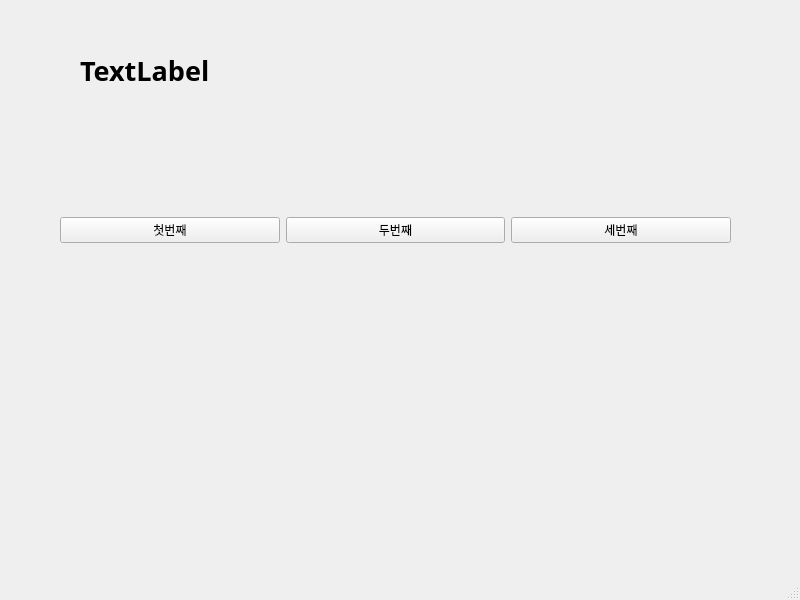
<?xml version="1.0" encoding="UTF-8"?>
<ui version="4.0">
 <class>MainWindow</class>
 <widget class="QMainWindow" name="MainWindow">
  <property name="geometry">
   <rect>
    <x>0</x>
    <y>0</y>
    <width>800</width>
    <height>600</height>
   </rect>
  </property>
  <property name="windowTitle">
   <string>MainWindow</string>
  </property>
  <widget class="QWidget" name="centralwidget">
   <widget class="QWidget" name="horizontalLayoutWidget">
    <property name="geometry">
     <rect>
      <x>60</x>
      <y>170</y>
      <width>671</width>
      <height>121</height>
     </rect>
    </property>
    <layout class="QHBoxLayout" name="horizontalLayout">
     <item>
      <widget class="QPushButton" name="pushButton_3">
       <property name="text">
        <string>첫번째</string>
       </property>
      </widget>
     </item>
     <item>
      <widget class="QPushButton" name="pushButton_2">
       <property name="text">
        <string>두번째</string>
       </property>
      </widget>
     </item>
     <item>
      <widget class="QPushButton" name="pushButton">
       <property name="text">
        <string>세번째</string>
       </property>
      </widget>
     </item>
    </layout>
   </widget>
   <widget class="QLabel" name="label">
    <property name="geometry">
     <rect>
      <x>80</x>
      <y>40</y>
      <width>641</width>
      <height>61</height>
     </rect>
    </property>
    <property name="font">
     <font>
      <family>맑은 고딕</family>
      <pointsize>20</pointsize>
      <weight>75</weight>
      <bold>true</bold>
     </font>
    </property>
    <property name="text">
     <string>TextLabel</string>
    </property>
   </widget>
  </widget>
  <widget class="QMenuBar" name="menubar">
   <property name="geometry">
    <rect>
     <x>0</x>
     <y>0</y>
     <width>800</width>
     <height>21</height>
    </rect>
   </property>
  </widget>
  <widget class="QStatusBar" name="statusbar"/>
 </widget>
 <resources/>
 <connections>
  <connection>
   <sender>pushButton_3</sender>
   <signal>clicked()</signal>
   <receiver>MainWindow</receiver>
   <slot>firstClick()</slot>
   <hints>
    <hint type="sourcelabel">
     <x>132</x>
     <y>248</y>
    </hint>
    <hint type="destinationlabel">
     <x>173</x>
     <y>287</y>
    </hint>
   </hints>
  </connection>
  <connection>
   <sender>pushButton_2</sender>
   <signal>clicked()</signal>
   <receiver>MainWindow</receiver>
   <slot>secondClick()</slot>
   <hints>
    <hint type="sourcelabel">
     <x>344</x>
     <y>255</y>
    </hint>
    <hint type="destinationlabel">
     <x>392</x>
     <y>292</y>
    </hint>
   </hints>
  </connection>
  <connection>
   <sender>pushButton</sender>
   <signal>clicked()</signal>
   <receiver>MainWindow</receiver>
   <slot>thirdClick()</slot>
   <hints>
    <hint type="sourcelabel">
     <x>568</x>
     <y>250</y>
    </hint>
    <hint type="destinationlabel">
     <x>625</x>
     <y>292</y>
    </hint>
   </hints>
  </connection>
 </connections>
 <slots>
  <slot>firstClick()</slot>
  <slot>secondClick()</slot>
  <slot>thirdClick()</slot>
 </slots>
</ui>
